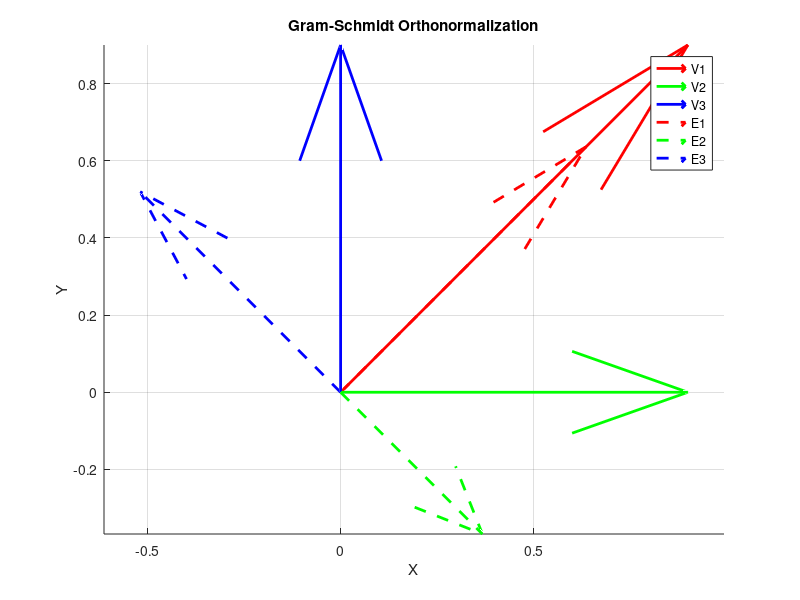

Write the MATLAB code that produced this figure.
clc; close all; clear all;

% Define the set of input vectors (3x3 matrix where each column is a vector)
V = [1 1 0; 1 0 1; 0 1 1]'; % Linearly Independent vectors
%V = rand(3, 3);              % Random vectors
%V = [1 2 3; 1 5 2; 2 4 6]'; % Linearly Dependent
%V = [3 2 1; 1 2 3; 0 1 4];  % Another set of vectors (potentially linearly dependent)

% Number of vectors (columns in V)
n = size(V, 2); % This is the number of columns (i.e., number of vectors)

% Initialize the matrix for orthogonal vectors
U = zeros(size(V)); % Matrix to store the orthogonalized vectors

% Gram-Schmidt Process to orthogonalize the vectors
for i = 1:n
    % Start with the original vector
    U(:, i) = V(:, i);

    % Subtract projections of previous orthogonal vectors
    for j = 1:i-1
        % Projection formula: proj(Uj, Vi) = (dot(Uj, Vi) / dot(Uj, Uj)) * Uj
        U(:, i) = U(:, i) - (dot(U(:, j), V(:, i)) / dot(U(:, j), U(:, j))) * U(:, j);
    end
end

% Normalize the orthogonal vectors to make them orthonormal
E = zeros(size(U)); % Matrix to store the orthonormal vectors
for i = 1:n
    E(:, i) = U(:, i) / norm(U(:, i)); % Normalize each orthogonal vector
end

% Display the results
disp('Original Vectors (V):');
disp(V); % Display the original vectors
disp('Orthogonal Vectors (U):');
disp(U); % Display the orthogonalized vectors
disp('Orthonormal Vectors (E):');
disp(E); % Display the orthonormalized vectors

% Plotting the original vectors
figure;
hold on;
grid on;

% Plot the original vectors in 3D
quiver3(0, 0, 0, V(1, 1), V(2, 1), V(3, 1), 'r', 'LineWidth', 2);
quiver3(0, 0, 0, V(1, 2), V(2, 2), V(3, 2), 'g', 'LineWidth', 2);
quiver3(0, 0, 0, V(1, 3), V(2, 3), V(3, 3), 'b', 'LineWidth', 2);

% Plot the orthonormal vectors in 3D
quiver3(0, 0, 0, E(1, 1), E(2, 1), E(3, 1), 'r--', 'LineWidth', 2);
quiver3(0, 0, 0, E(1, 2), E(2, 2), E(3, 2), 'g--', 'LineWidth', 2);
quiver3(0, 0, 0, E(1, 3), E(2, 3), E(3, 3), 'b--', 'LineWidth', 2);

% Setting up the plot
xlabel('X');
ylabel('Y');
zlabel('Z');
title('Gram-Schmidt Orthonormalization');
legend({'V1', 'V2', 'V3', 'E1', 'E2', 'E3'}, 'Location', 'Best');
axis equal; % Make sure the axis is scaled equally for X, Y, and Z
hold off;
